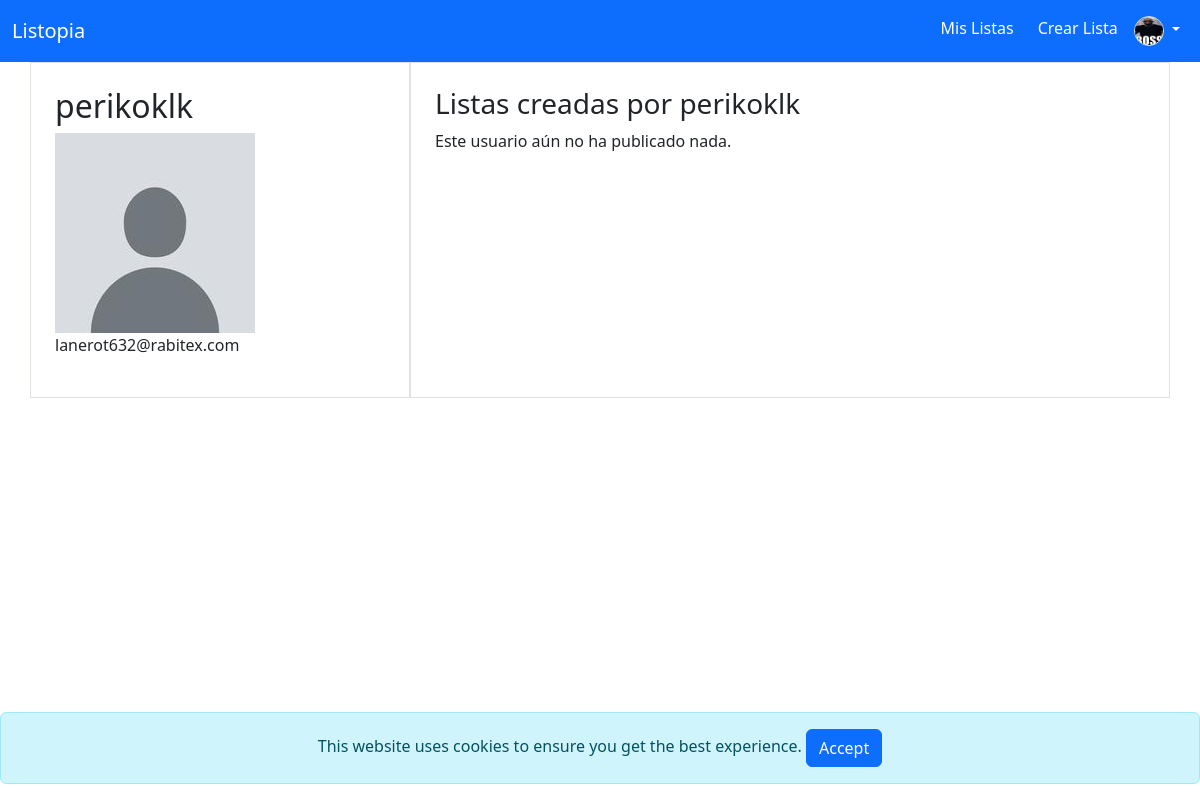
Before: /user_details/perikoklk (signed in) with the older database file.
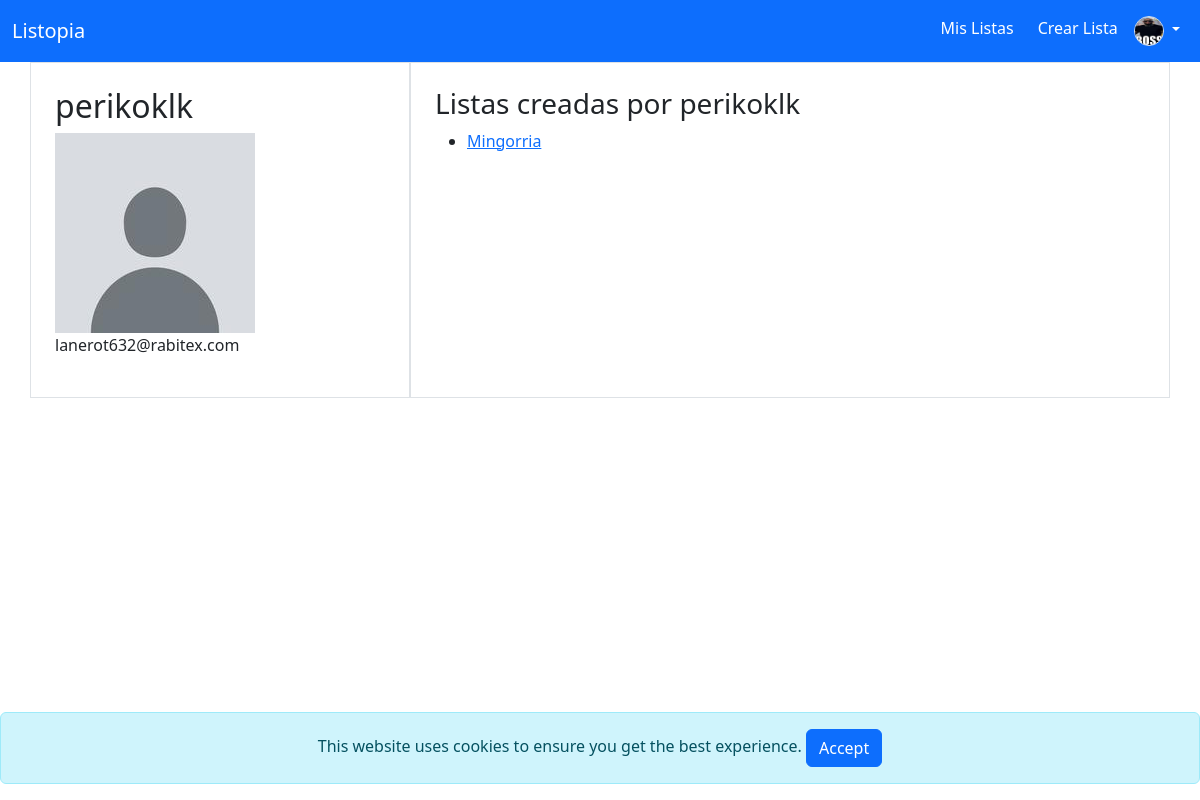
After: the same page with the newer database file.
### auth_app/models.py (models this page shows, shortened)
class Profile(models.Model):
    user = models.OneToOneField(User, on_delete=models.CASCADE)
    description = models.TextField()
    pic = models.ImageField(upload_to='profile_pics', blank=True, null=True)

### lists/models.py (models this page shows)
class List(models.Model):
    name = models.CharField(max_length=50)
    description = models.CharField(max_length=256)
    creator = models.ForeignKey(User, on_delete=models.CASCADE, related_name="created_lists")
    created_on = models.DateTimeField(auto_now_add=True)
    collaborators = models.ManyToManyField(User, related_name="collaborated_lists", blank=True)
    is_public = models.BooleanField(default=False)
    def __str__(self):
        return self.name + ' - de ' + self.creator.username

### auth_app/views.py (the view)
# urls.py: path('user_details/<str:username>', views.user_details, name='user_details'),
@login_required
def user_details(request, username):
    user = get_object_or_404(User, username=username)
    try:
        profile = Profile.objects.get(user=user)
    except Profile.DoesNotExist:
        raise Http404("Profile does not exist")
    lists = List.objects.filter(creator=user, is_public=True)
    print(lists)
    if request.method == 'GET':
        return render(request, 'user_details.html', {
            'user_info': user,
            'profile': profile,
            'lists': lists
        })

### auth_app/templates/user_details.html (shortened to what this page needs)
{% extends 'base.html' %}
{% block content%}
<div class="container" style="min-height: 70vh;">
    <div class="row">
        <div class="col-12 col-md-4 border p-4">
            <h2>{{ user_info.username }}</h2>
            <img src="../media/{{ user_info.profile.pic }}" alt="User Profile Picture" style="max-width: 100%; height: auto;">
            <p>{{ user_info.email }}</p>
        </div>
        <div class="col-12 col-md-8 border p-4">
            <h3>Listas creadas por {{ user_info.username }}</h3>
            {% if lists %}
                <ul>
                    {% for list in lists %}
                        <li><a href="{% url 'list_details' list.id %}">{{ list.name }}</a></li>
                    {% endfor %}
                </ul>
            {% else %}
                <p>Este usuario aún no ha publicado nada.</p>
            {% endif %}
        </div>
    </div>
</div>
{% endblock %}

### auth_app/templates/base.html (shortened to what this page needs)
<!DOCTYPE html>
<html lang="en">
<head>
    <link href="https://cdn.jsdelivr.net/npm/bootstrap@5.3.3/dist/css/bootstrap.min.css" rel="stylesheet">
</head>
<body>
    <nav class="navbar navbar-expand-lg bg-primary navbar-dark">
        <div class="container-fluid">
            <a class="navbar-brand" href="{% url 'home' %}">Listopia</a>
            <div class="collapse navbar-collapse" id="navbarNav">
                <ul class="navbar-nav ms-auto">
                    {% if user.is_authenticated %}
                        <li class="nav-item">
                            <a class="nav-link text-white" href="{% url 'lists' %}">Mis Listas</a>
                        </li>
                        <li class="nav-item">
                            <a class="nav-link text-white" href="{% url 'create_list' %}">Crear Lista</a>
                        </li>
                        <li class="nav-item dropdown">
                            <a class="nav-link dropdown-toggle text-white" href="#" id="navbarDropdown" role="button" data-bs-toggle="dropdown" aria-expanded="false">
                                <img src="../../media/{{ user.profile.pic }}" class="rounded-circle border" alt="{{user.username}}" style="width: 30px; height: 30px;"></i>
                            </a>
                        </li>
                    {% endif %}
                </ul>
            </div>
        </div>
    </nav>
    <div id="cookie-banner" class="alert alert-info text-center fixed-bottom" style="display: none;">
        This website uses cookies to ensure you get the best experience.
        <button id="accept-cookies" class="btn btn-primary">Accept</button>
    </div>
    {% block content %}
    {% endblock %}
</body>
</html>

Changed rows visible on the page:
added List: name "Mingorria"
Other visible differences:
text no longer shown: "Este usuario aún no ha publicado nada."
